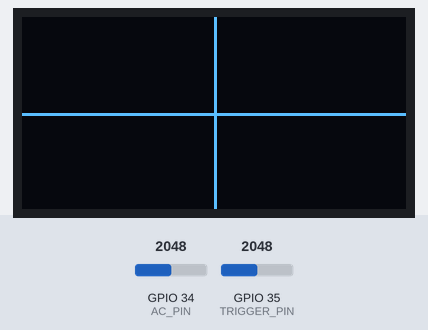
A sketch run on a simulated ESP32. Parts: 128×64 one-colour display. The test bench sets the inputs (shaded band); at power-on: GPIO 34 (AC_PIN) = 2048, GPIO 35 (TRIGGER_PIN) = 2048.

Above: at 1.2 s.
1.3 s: GPIO 34 (AC_PIN) set to 2866
At 2.3 s:
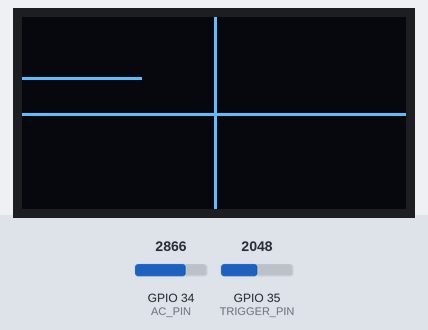
2.8 s: GPIO 34 (AC_PIN) set to 3603
At 4.0 s:
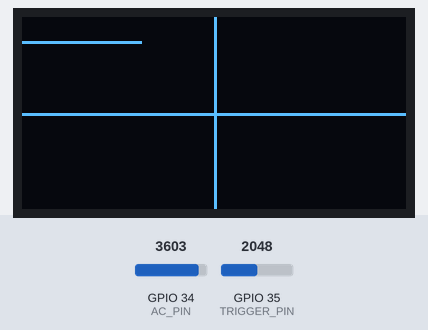
4.3 s: GPIO 34 (AC_PIN) set to 4095
At 5.6 s:
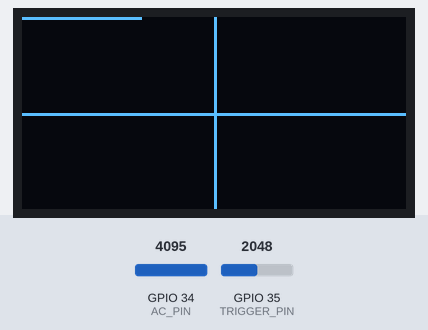
Timing chart, 0 to 7.3 s (numbered marks = the images above; inputs shaded):
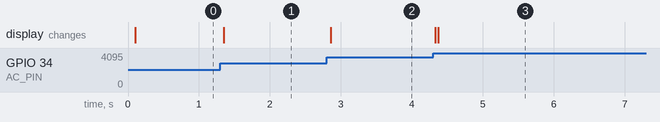

The sketch:

sampler_ext_trig.ino
```cpp
// Define the analog input pins
#define AC_PIN 34 // the pin for the AC input
#define TRIGGER_PIN 35 // the pin for the trigger input

// Define the OLED display parameters
#define OLED_CS 5 // the chip select pin for the OLED
#define OLED_DC 4 // the data/command pin for the OLED
#define OLED_RESET 16 // the reset pin for the OLED
#define OLED_WIDTH 128 // the width of the OLED in pixels
#define OLED_HEIGHT 64 // the height of the OLED in pixels

// Include the libraries for the OLED display and the SPI communication
#include <Adafruit_GFX.h>
#include <Adafruit_SSD1306.h>
#include <SPI.h>

// Create an object for the OLED display
Adafruit_SSD1306 display(OLED_WIDTH, OLED_HEIGHT, &SPI, OLED_DC, OLED_RESET, OLED_CS);

// Define the sampling frequency and the buffer size
#define SAMPLING_FREQ 1000 // the sampling frequency in Hz
#define BUFFER_SIZE 40 // the buffer size in samples

// Define the phase shift detection parameters
#define PERIOD 20 // the period of the 50 Hz signal in samples
#define THRESHOLD 2048 // the threshold for the trigger input

// Declare the global variables for the buffers and the indices
int ac_buffer[BUFFER_SIZE]; // the buffer for the AC input
int trigger_buffer[BUFFER_SIZE]; // the buffer for the trigger input
int ac_index = 0; // the index for the AC buffer
int trigger_index = 0; // the index for the trigger buffer
int phase_error = 0; // the phase error in samples
int period_start = 0; // the estimated start of the period in microseconds

// The setup function runs once when the board is powered on or reset
void setup() {
  // Initialize the serial communication for debugging
  Serial.begin(115200);

  // Initialize the analog input pins
  pinMode(AC_PIN, INPUT);
  pinMode(TRIGGER_PIN, INPUT);

  // Initialize the OLED display
  display.begin(SSD1306_SWITCHCAPVCC);
  display.clearDisplay();
  display.setTextSize(1);
  display.setTextColor(WHITE);
  display.setCursor(0, 0);
  display.println("ESP32 Oscilloscope");
  display.display();
}

// The loop function runs repeatedly after the setup function is completed
void loop() {
  // Get the current time in microseconds
  unsigned long current_time = micros();

  // Check if it is time to sample the AC input
  if (current_time - period_start >= ac_index * 1000000 / SAMPLING_FREQ) {
    // Read the analog value from the AC pin and store it in the AC buffer
    ac_buffer[ac_index] = analogRead(AC_PIN);

    // Increment the AC index and wrap it around if it reaches the buffer size
    ac_index = (ac_index + 1) % BUFFER_SIZE;
  }

  // Check if it is time to sample the trigger input
  if (current_time - period_start >= trigger_index * 1000000 / SAMPLING_FREQ) {
    // Read the analog value from the trigger pin and store it in the trigger buffer
    trigger_buffer[trigger_index] = analogRead(TRIGGER_PIN);

    // Increment the trigger index and wrap it around if it reaches the buffer size
    trigger_index = (trigger_index + 1) % BUFFER_SIZE;
  }

  // Check if the trigger buffer is full
  if (trigger_index == 0) {
    // Perform the phase shift detection algorithm
    phase_error = detect_phase_error();

    // Adjust the next estimate of the period start by using the phase error
    period_start = current_time + phase_error * 1000000 / SAMPLING_FREQ;

    // Display the AC buffer on the OLED display
    display_buffer();
  }
}

// The function to detect the phase error from the trigger buffer
int detect_phase_error() {
  // Declare a variable to store the phase error
  int error = 0;

  // Declare a variable to store the previous value of the trigger input
  int prev_value = trigger_buffer[BUFFER_SIZE - 1];

  // Loop through the trigger buffer from the beginning
  for (int i = 0; i < BUFFER_SIZE; i++) {
    // Get the current value of the trigger input
    int curr_value = trigger_buffer[i];

    // Check if the trigger input crossed the threshold from below
    if (prev_value < THRESHOLD && curr_value >= THRESHOLD) {
      // Calculate the phase error as the difference between the expected and the actual crossing point
      error = i - PERIOD;

      // Break the loop
      break;
    }

    // Update the previous value
    prev_value = curr_value;
  }

  // Return the phase error
  return error;
}

// The function to display the AC buffer on the OLED display
void display_buffer() {
  // Clear the display
  display.clearDisplay();

  // Draw the horizontal and vertical axes
  display.drawLine(0, OLED_HEIGHT / 2, OLED_WIDTH, OLED_HEIGHT / 2, WHITE);
  display.drawLine(OLED_WIDTH / 2, 0, OLED_WIDTH / 2, OLED_HEIGHT, WHITE);

  // Declare a variable to store the previous value of the AC input
  int prev_value = ac_buffer[0];

  // Loop through the AC buffer from the beginning
  for (int i = 0; i < BUFFER_SIZE; i++) {
    // Get the current value of the AC input
    int curr_value = ac_buffer[i];

    // Map the analog value to the display height
    int y1 = map(prev_value, 0, 4095, OLED_HEIGHT, 0);
    int y2 = map(curr_value, 0, 4095, OLED_HEIGHT, 0);

    // Draw a line between the previous and the current value
    display.drawLine(i - 1, y1, i, y2, WHITE);

    // Update the previous value
    prev_value = curr_value;
  }

  // Display the buffer on the screen
  display.display();
}
```

Measured:
- after the input at 1.3 s, the display: changes after 0.05 s (image 1)
- after the input at 2.8 s, the display: changes after 0.06 s (image 2)
- after the input at 4.3 s, the display: first changes at once (image 3 shows a later state)
